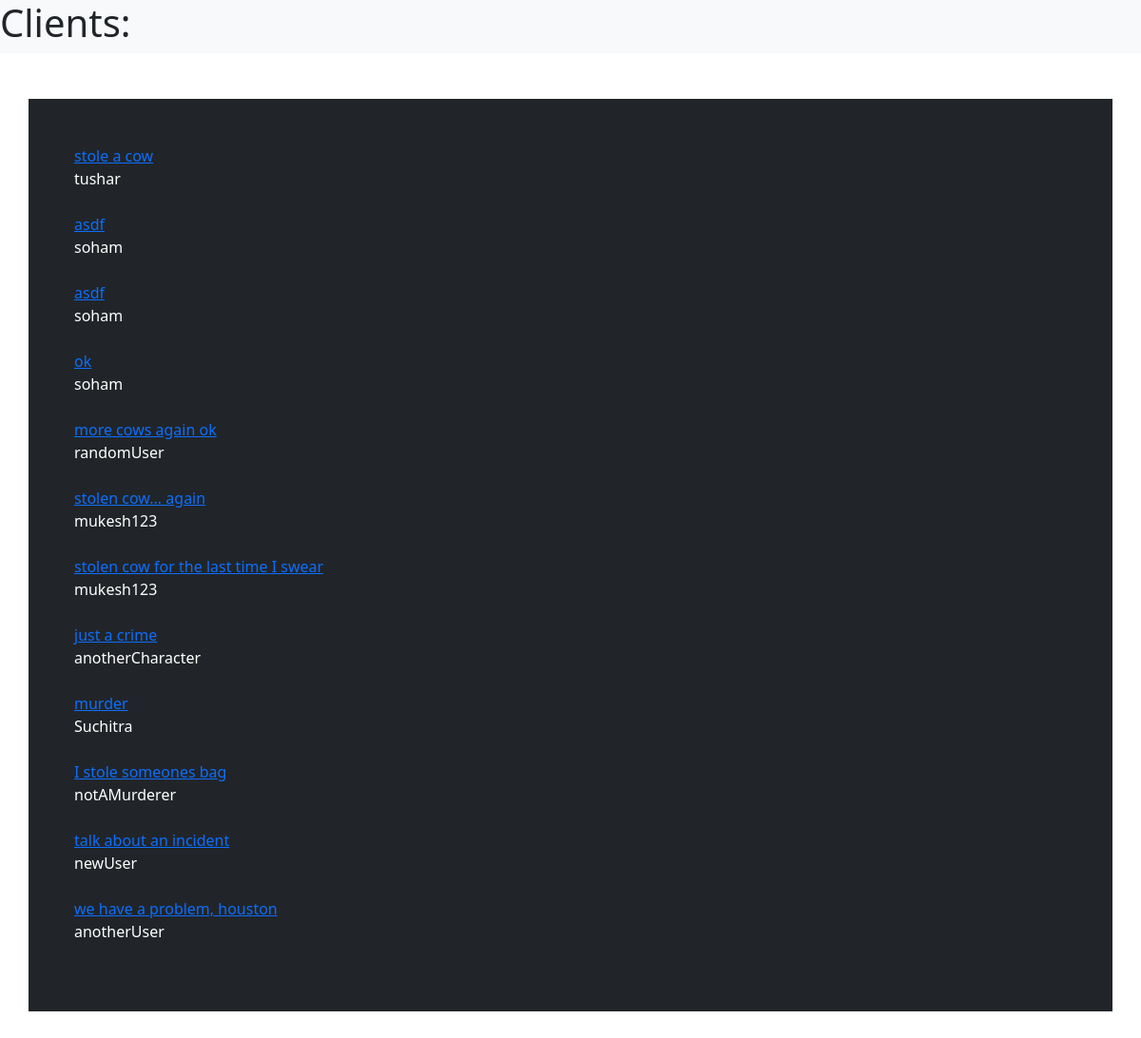
/consult/1/clients, run on the app's committed database.
### consult/models.py (models this page shows, shortened)
class Case(models.Model):
    identity = models.AutoField(primary_key=True)
    decs = models.CharField(max_length=200)
    customer = models.ForeignKey(Customer, null=True, on_delete=models.CASCADE)
    lawyer = models.ForeignKey(Lawyer, null=True, on_delete=models.PROTECT)
    location = models.CharField(max_length=200)

class Customer(models.Model):
    def __str__(self):
        return self.name
    name = models.CharField(max_length=200)

### consult/views.py (the view)
# urls.py: path('<int:lawyer_id>/clients',views.clients,name='clients'),
def clients(request,lawyer_id):
    lawyer = Lawyer.objects.get(id=lawyer_id)
    cases = lawyer.case_set.all()
    context = {'cases':cases}
    return render(request,'consultations/clients.html',context)

### consult/templates/consultations/clients.html (shortened to what this page needs)
<html>
    <head>
        <link href="https://cdn.jsdelivr.net/npm/bootstrap@5.3.0-alpha1/dist/css/bootstrap.min.css" rel="stylesheet">
    </head>
    <body>
        <div class = 'nav bg-light text-dark'>
            <h1> Clients: </h1>
        </div>
        <div class = "container p-5 my-5 bg-dark text-white">
            {% for case in cases %}
            <a href= "{% url 'consult:case' case.identity %}">{{case.decs}}</a>
            <br>{{case.customer}}<br><br>
            {% endfor %}
        </div>
    </body>
</html>

### data on the page
Case: decs "stole a cow", customer "tushar"
Case: decs "asdf", customer "soham"
Case: decs "asdf", customer "soham"
Case: decs "ok", customer "soham"
Case: decs "more cows again ok", customer "randomUser"
Case: decs "stolen cow... again", customer "mukesh123"
Case: decs "stolen cow for the last time I swear", customer "mukesh123"
Case: decs "just a crime", customer "anotherCharacter"
Case: decs "murder", customer "Suchitra"
Case: decs "I stole someones bag", customer "notAMurderer"
Case: decs "talk about an incident", customer "newUser"
Case: decs "we have a problem, houston", customer "anotherUser"
